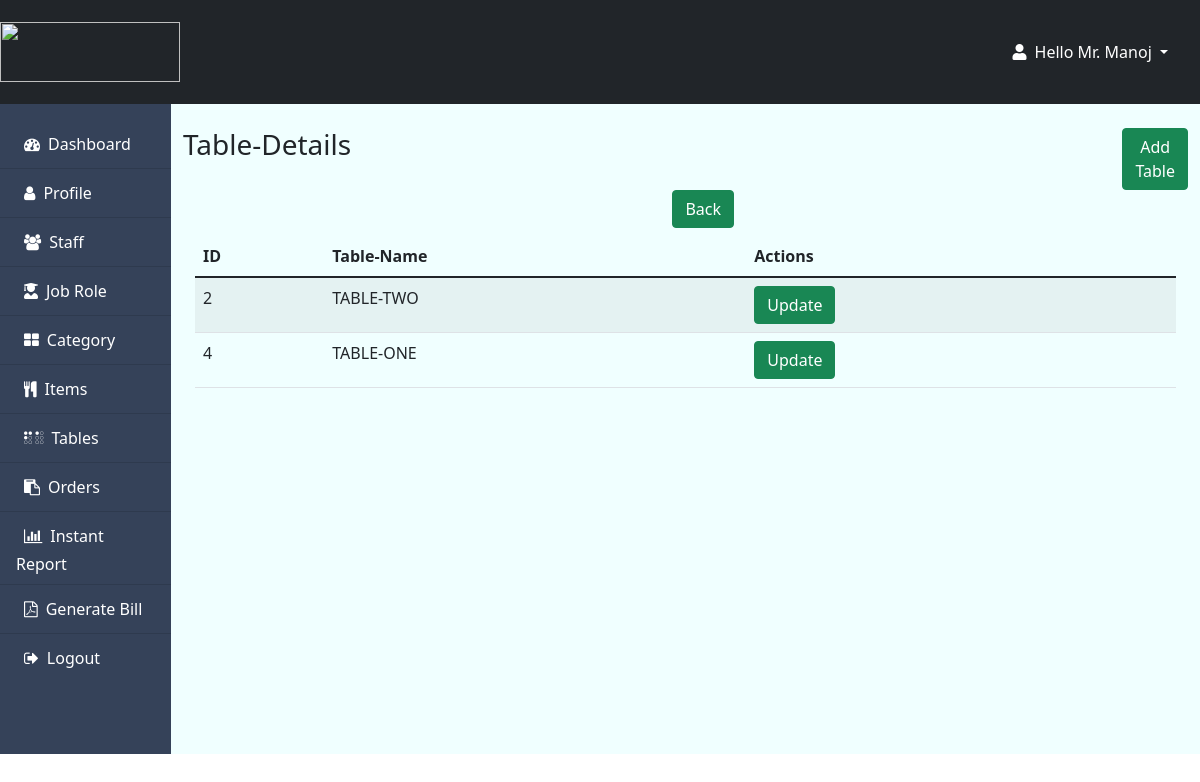
The app's page /rmsmanagetable.php (signed in) with its own data.
### tables this page shows
CREATE TABLE IF NOT EXISTS `rms_admin` (
  `id` int(10) NOT NULL AUTO_INCREMENT,
  `name` varchar(30) NOT NULL,
  `email` varchar(30) NOT NULL,
  `mobile_no` int(13) NOT NULL,
  `gender` varchar(30) NOT NULL,
  `address` varchar(100) NOT NULL,
  `password` varchar(200) NOT NULL,
  PRIMARY KEY (`id`),
  UNIQUE KEY `email` (`email`)
);

CREATE TABLE IF NOT EXISTS `rms_tables` (
  `id` int(30) NOT NULL AUTO_INCREMENT,
  `name` varchar(30) NOT NULL,
  PRIMARY KEY (`id`),
  UNIQUE KEY `name` (`name`)
);

### rmsmanagetable.php (the view, shortened to what this page needs)
<?php
include 'rmsdbcon.php';
if (isset($_SESSION["admin"])) {
    $user = $_SESSION["admin"];
    $r = mysqli_query($con, "SELECT * FROM `rms_admin` WHERE `id`='$user'");
    $row = mysqli_fetch_array($r);
    $i = $row["name"];
}else{
    header("location:rmslogout.php");
}
$_result = mysqli_query($con, "SELECT * FROM `rms_tables` order by id ");
?>
<!DOCTYPE html>
<html lang="en">
<head>
    <link href="https://cdn.jsdelivr.net/npm/bootstrap@5.1.3/dist/css/bootstrap.min.css" rel="stylesheet">
    <link rel="stylesheet" href="https://cdnjs.cloudflare.com/ajax/libs/font-awesome/5.15.3/css/all.min.css" />
    <link rel="stylesheet" href="https://cdnjs.cloudflare.com/ajax/libs/font-awesome/4.7.0/css/font-awesome.min.css">
</head>
<body>
    <header>
        <nav class="navbar navbar-light bg-dark">
            <a class="navbar-brand" href="#">
                <img src="images/food-mania-logo.png" width="180" height="60" class="d-inline-block align-top" alt="">
            </a>
            <div id="page-content-wrapper">
                <nav class="navbar navbar-expand-lg navbar-light bg-transparent py-4 px-4">
                    <div class="collapse navbar-collapse" id="navbarSupportedContent">
                        <ul class="navbar-nav ms-auto mb-2 mb-lg-0">
                            <li class="nav-item dropdown">
                                <a class="nav-link dropdown-toggle second-text text-white" href="#" id="navbarDropdown" role="button" data-bs-toggle="dropdown" aria-expanded="false">
                                    <i class="fas fa-user me-2"></i><?php echo "Hello " . $i; ?>
                                </a>
                            </li>
                        </ul>
                    </div>
                </nav>
            </div>
        </nav>
    </header>
    <div style="background-color: azure; height: 650px;" class="d-flex" id="wrapper">
        <div style="background-color: #354259; width: 200px;" class="" id="sidebar-wrapper">
            <div class="list-group list-group-flush my-3 ">
                <a href="index.php" class="list-group-item list-group-item-action bg-transparent text-white second-text ">
                    <i class="fa fa-tachometer p-2" aria-hidden="true"></i>Dashboard</a>
                <a href="admindetails.php" class="list-group-item list-group-item-action bg-transparent text-white second-text ">
                    <i class="fa fa-user p-2" aria-hidden="true"></i>Profile</a>
                <a href="displaystaff.php" class="list-group-item list-group-item-action bg-transparent text-white second-text">
                    <i class="fa fa-users p-2" aria-hidden="true"></i>Staff</a>
                    <a href="displayjobrole.php" class="list-group-item list-group-item-action bg-transparent text-white second-text ">
                    <i class="fas fa-user-graduate p-2" aria-hidden="true"></i>Job Role</a>
                <a href="displayitemcatagory.php" class="list-group-item list-group-item-action bg-transparent text-white second-text ">
                    <i class="fa fa-th-large p-2" aria-hidden="true"></i>Category</a>
                <a href="menu.php" class="list-group-item list-group-item-action bg-transparent text-white second-text ">
                    <i class="fa fa-cutlery p-2" aria-hidden="true"></i>Items</a>
                <a href="rmsmanagetable.php" class="list-group-item list-group-item-action bg-transparent text-white second-text">
                    <i class="fa fa-braille p-2" aria-hidden="true"></i>Tables</a>
                <a href="displaytodaysorder.php" class="list-group-item list-group-item-action bg-transparent text-white second-text ">
                    <i class="fa fa-clipboard p-2" aria-hidden="true"></i>Orders</a>
                    <a href="dailyreport.php" class="list-group-item list-group-item-action bg-transparent text-white second-text ">
                    <i class="fa fa-bar-chart p-2" aria-hidden="true"></i>Instant Report</a>
                <a href="billgenerate.php" class="list-group-item list-group-item-action bg-transparent text-white second-text ">
                    <i class="fa fa-file-pdf-o p-2" aria-hidden="true"></i>Generate Bill</a>
                <a href="rmslogout.php" class="list-group-item list-group-item-action bg-transparent text-white second-text ">
                <i class="fa fa-sign-out p-2" aria-hidden="true"></i>Logout</a>
            </div>
        </div>
        <div class="container-fluid">
        <div class="row g-3 my-2">
            <div class="col">
                <h3>Table-Details</h3>
            </div>
            <div class="col">
                <a href="rms_addtable.php" class="btn btn-success btn-lg-3" role="button" style="margin-left: 450px;">Add Table</a>
                <a href="index.php" class="btn btn-success ml-3" role="button">Back</a>
            </div>
        </div>
        <?php
        if (mysqli_num_rows($_result) > 0) {
        ?>
            <div class="container-fluid">
                <table class="table table-striped">
                    <thead>
                        <tr>
                            <th scope="col">ID</th>
                            <th scope="col">Table-Name</th>
                            <th scope="col">Actions</th>
                        </tr>
                    </thead>
                    <?php
                    while ($row = mysqli_fetch_array($_result)) {
                    ?>
                        <tr>
                            <td><?php echo $row["id"]; ?></td>
                            <td><?php echo $row["name"]; ?></td>
                            <td><a href="updatetable.php?id=<?php echo $row["id"]; ?>" class="btn btn-success" role="button">Update</a>
                            </td>
                            <td></td>
                        </tr>
                    <?php
                    }
                    ?>
                </table>
            </div>
        <?php
        } else {
            echo "No Record Found";
        }
        ?>
    </div>
    </div>
</body>
</html>

### records on screen
rms_admin: name "Mr. Manoj"
rms_tables: id "2", name "TABLE-TWO"
rms_tables: id "4", name "TABLE-ONE"
